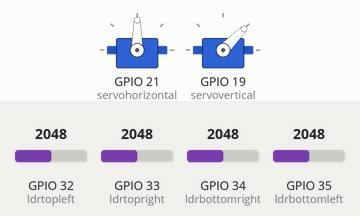
The sketch below on a simulated ESP32. On the bench: 2 × servo. Inputs (shaded band) come from the test bench; at power-on: GPIO 32 (ldrtopleft) = 2048, GPIO 33 (ldrtopright) = 2048, GPIO 34 (ldrbottomright) = 2048, GPIO 35 (ldrbottomleft) = 2048. WiFi joins after 1.5 s; servers stay silent unless stated; uploads are accepted with an empty reply; what the sketch prints to the serial monitor is not drawn.

Above: at 3.7 s.
3.8 s: GPIO 32 (ldrtopleft) set to 2088
At 4.57 s:
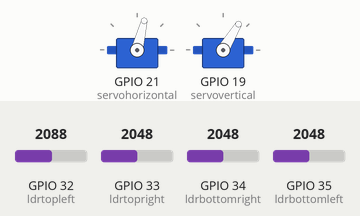
6.8 s: GPIO 33 (ldrtopright) set to 2088
At 7.57 s:
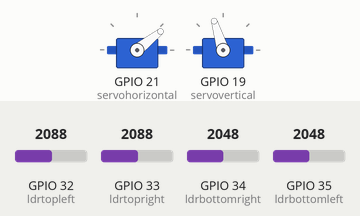
9.8 s: GPIO 34 (ldrbottomright) set to 2094
At 10.57 s:
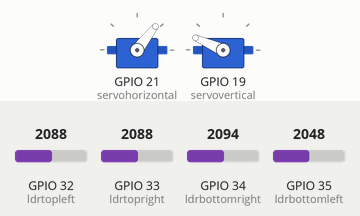
12.8 s: GPIO 35 (ldrbottomleft) set to 2866
At 13.57 s:
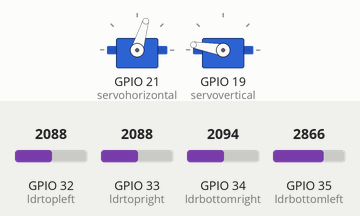
15.8 s: GPIO 33 (ldrtopright) set to 2866
18.8 s: GPIO 35 (ldrbottomleft) set to 3972
Timing chart, 0 to 24.4 s (numbered marks = the images above; inputs shaded):
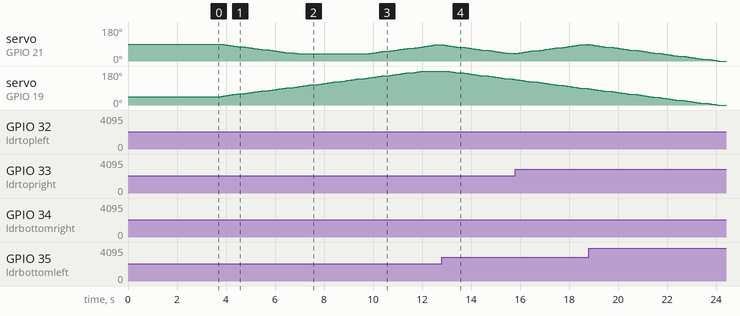

The sketch:

solartracker_ldr_servo_database.ino
```cpp
#include <WiFi.h>
#include <WiFiClientSecure.h>
#include <HTTPClient.h>
#include <ESP32Servo.h>

Servo servohorizontal;      // horizontal servo (BOTTOM SERVO)
int servoh = 90;            // assign servo to 90 degrees initially
int servohLimitHigh = 180;  // maximum range of servo is 180 degrees
int servohLimitLow = 0;    // minimum range of servo is 10 degrees
int servohTarget = servoh;  // initialize target position same as current position

Servo servovertical;  // vertical servo (TOP SERVO)
int servov = 45;
int servovLimitHigh = 180;
int servovLimitLow = 0;
int servovTarget = servov;  // initialize target position same as current position

int ldrtopright = 33;     // top right
int ldrtopleft = 32;      // top left
int ldrbottomright = 34;  // bottom right
int ldrbottomleft = 35;   // bottom left

unsigned long previousMillis = 0;
const long interval = 50;  // Interval time to update servo position (ms)
unsigned long previousSendMillis = 0;
const long sendInterval = 1000;  // Interval to send data to the server (10 seconds)
const int threshold = 10;

const char* ssid = "spontan.";
const char* password = "uuuhhhuuuyyy";

// Supabase Configuration
String API_URL = "https://tmvdvbpylkwblogfyuhv.supabase.co";
String API_KEY = "eyJhbGciOiJIUzI1NiIsInR5cCI6IkpXVCJ9.eyJpc3MiOiJzdXBhYmFzZSIsInJlZiI6InRtdmR2YnB5bGt3YmxvZ2Z5dWh2Iiwicm9sZSI6ImFub24iLCJpYXQiOjE3MTM3NzY3MTQsImV4cCI6MjAyOTM1MjcxNH0.exGoE9qPBLbI-FsEIo_DrueQAVlzUVyYztWaYTF8rk8";
String TableName = "trackerdata";
const int httpsPort = 443;

WiFiClientSecure client;
HTTPClient https;

void setup() {
  Serial.begin(115200);

  servohorizontal.attach(21);  // horizontal servo
  servohorizontal.write(servoh);

  servovertical.attach(19);  // vertical servo
  servovertical.write(servov);

  delay(1000);  // Initial delay for stabilization

  Serial.print("Connecting to ");
  Serial.println(ssid);
  WiFi.begin(ssid, password);
  while (WiFi.status() != WL_CONNECTED) {
    delay(500);
    Serial.print(".");
  }
  Serial.println("");
  Serial.println("WiFi connected.");
  Serial.println("IP address: ");
  Serial.println(WiFi.localIP());

  client.setInsecure();
}

void loop() {
  unsigned long currentMillis = millis();

  // Servo control logic
  if (currentMillis - previousMillis >= interval) {
    previousMillis = currentMillis;

    int topleft = analogRead(ldrtopleft);
    int topright = analogRead(ldrtopright);
    int bottomleft = analogRead(ldrbottomleft);
    int bottomright = analogRead(ldrbottomright);

    int avgtop = (topleft + topright) / 2;
    int avgbot = (bottomleft + bottomright) / 2;
    int avgleft = (topleft + bottomleft) / 2;
    int avgright = (topright + bottomright) / 2;

    // Vertical servo control
    if (avgtop < avgbot && servov > servovLimitLow) {
      servovTarget = servov - 5;  // decrease servo position by 5 degrees
    } else if (avgbot < avgtop && servov < servovLimitHigh) {
      servovTarget = servov + 5;  // increase servo position by 5 degrees
    }

    // Horizontal servo control
    if (avgleft > avgright && servoh > servohLimitLow) {
      servohTarget = servoh - 5;  // decrease servo position by 5 degrees
    } else if (avgright > avgleft && servoh < servohLimitHigh) {
      servohTarget = servoh + 5;  // increase servo position by 5 degrees
    }

    // Vertical servo movement
    int deltaV = abs(servov - servovTarget);  // Calculate the difference between current position and target position
    int stepV = 1;                            // Define the step size for vertical servo movement

    if (deltaV > stepV) {
      if (servov < servovTarget) {
        servov += stepV;  // Move servo up
      } else {
        servov -= stepV;  // Move servo down
      }
      servovertical.write(servov);  // Write new position to servo
    } else if (deltaV > 0) {
      servov = servovTarget;        // Set servo position to target position
      servovertical.write(servov);  // Write new position to servo
    }

    // Horizontal servo movement
    int deltaH = abs(servoh - servohTarget);  // Calculate the difference between current position and target position
    int stepH = 1;                            // Define the step size for horizontal servo movement

    if (deltaH > stepH) {
      if (servoh < servohTarget) {
        servoh += stepH;  // Move servo right
      } else {
        servoh -= stepH;  // Move servo left
      }
      servohorizontal.write(servoh);  // Write new position to servo
    } else if (deltaH > 0) {
      servoh = servohTarget;          // Set servo position to target position
      servohorizontal.write(servoh);  // Write new position to servo
    }
  }

  // Send data to server at the defined interval
  if (currentMillis - previousSendMillis >= sendInterval) {
    previousSendMillis = currentMillis;

    if (WiFi.status() == WL_CONNECTED) {
      int topleft = analogRead(ldrtopleft);
      int topright = analogRead(ldrtopright);
      int bottomleft = analogRead(ldrbottomleft);
      int bottomright = analogRead(ldrbottomright);

      // Send data to server
      https.begin(client, API_URL + "/rest/v1/" + TableName);
      https.addHeader("Content-Type", "application/json");
      https.addHeader("Prefer", "return=representation");
      https.addHeader("apikey", API_KEY);
      https.addHeader("Authorization", "Bearer " + API_KEY);

      String payload = "{\"topleft\":" + String(topleft) + ",\"topright\":" + String(topright) + ",\"bottomleft\":" + String(bottomleft) + ",\"bottomright\":" + String(bottomright) + "}";
      int httpCode = https.POST(payload);
      Serial.println(httpCode);  // Print HTTP return code
      Serial.println(https.getString());  // Print request response payload
      https.end();
    } else {
      Serial.println("Error in WiFi connection");
    }
  }
}
```

Measured:
- the behaviour switches between 2049 and 2050 on GPIO 32 (ldrtopleft) (found by bisection; images 0 and 1)
- the behaviour switches between 2087 and 2088 on GPIO 33 (ldrtopright) (found by bisection; images 1 and 2)
- the behaviour switches between 2049 and 2050 on GPIO 34 (ldrbottomright) (found by bisection; images 2 and 3)
- after the input at 3.8 s, servo on GPIO 21 (servohorizontal): moves from 90° to 42° over 2.9 s, starting at once; servo on GPIO 19 (servovertical): moves from 45° to 93° over 2.9 s, starting at once
- after the input at 6.8 s, servo on GPIO 21 (servohorizontal): goes on until 7.0 s, then stays 38°
- after the input at 9.8 s, servo on GPIO 21 (servohorizontal): moves from 38° to 87° over 2.9 s, starting at once
- after the input at 12.8 s, servo on GPIO 19 (servovertical): moves from 180° to 136° over 2.7 s, starting after 0.20 s
